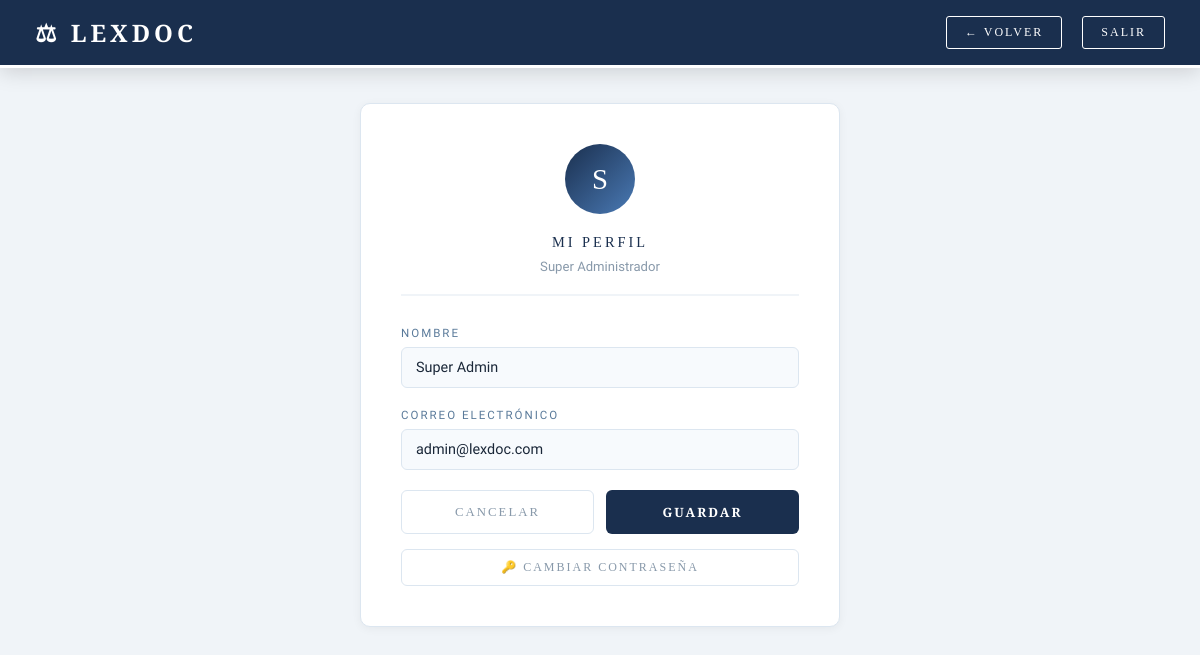
The app's page /superadmin/perfil (signed in), older data.
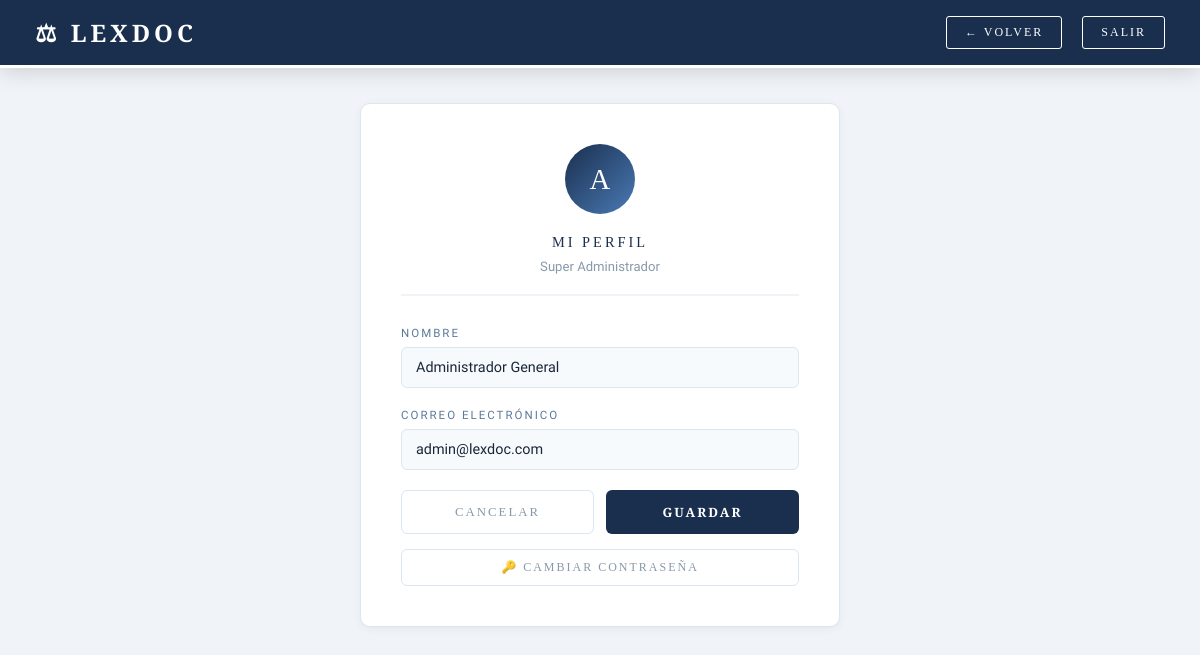
The same page, newer data.
### tables this page shows
CREATE TABLE usuarios (
        id INTEGER PRIMARY KEY AUTOINCREMENT,
        nombre TEXT NOT NULL,
        email TEXT UNIQUE NOT NULL,
        password TEXT NOT NULL,
        rol TEXT NOT NULL
    );

### app.py (the view, shortened to what this page needs)
@app.route('/superadmin/perfil', methods=['GET', 'POST'])
@login_requerido(['superadmin'])
def superadmin_perfil():
    conn = get_db()
    admin = conn.execute(
        "SELECT * FROM usuarios WHERE id = ?",
        (session['usuario_id'],)
    ).fetchone()
    conn.close()
    return render_template('superadmin/perfil.html',
                         admin=admin,
                         nombre=session['usuario_nombre'])

### app.py (called while the page is built)
def get_db():
    conn = sqlite3.connect('lexdoc.db')
    conn.row_factory = sqlite3.Row
    return conn

def login_requerido(roles_permitidos):
    def decorador(f):
        from functools import wraps
        @wraps(f)
        def wrapper(*args, **kwargs):
            if 'usuario_id' not in session:
                return redirect(url_for('login'))
            if session.get('rol') not in roles_permitidos:
                flash('No tienes permiso para acceder aquí', 'error')
                return redirect(url_for('dashboard'))
            return f(*args, **kwargs)
        return wrapper
    return decorador

### templates/superadmin/perfil.html (shortened to what this page needs)
<!DOCTYPE html>
<html lang="es">
<head>
</head>
<body>
    <nav class="navbar">
        <h1>⚖ LEXDOC</h1>
        <div class="navbar-right">
            <a href="/superadmin" class="btn-back">← VOLVER</a>
            <a href="/logout" class="btn-logout">SALIR</a>
        </div>
    </nav>
    <div class="content">
        <div class="form-card">
            <div class="avatar">{{ admin['nombre'][0] }}</div>
            <p class="form-title">MI PERFIL</p>
            <p class="form-subtitle">Super Administrador</p>
            <form method="POST">
                <div class="form-group">
                    <label>Nombre</label>
                    <input type="text" name="nombre"
                           value="{{ admin['nombre'] }}" required>
                </div>
                <div class="form-group">
                    <label>Correo Electrónico</label>
                    <input type="email" name="email"
                           value="{{ admin['email'] }}" required>
                </div>
                <div class="btn-group">
                    <a href="/superadmin" class="btn-cancelar">CANCELAR</a>
                    <button type="submit" class="btn-guardar">GUARDAR</button>
                </div>
            </form>
            <a href="/superadmin/cambiar_password" class="btn-password">
                🔑 CAMBIAR CONTRASEÑA
            </a>
        </div>
    </div>
</body>
</html>

### templates/superadmin/perfil.html (style rules this page uses)
* { margin: 0; padding: 0; box-sizing: border-box; }
body { font-family: 'Raleway', sans-serif; background: #f0f4f8; color: #1a2738; min-height: 100vh; }
.navbar { background: #1a2f4e; border-bottom: 3px solid #ffffff; padding: 16px 35px; display: flex; justify-content: space-between; align-items: center; box-shadow: 0 4px 20px rgba(0,0,0,0.15); position: sticky; top: 0; z-index: 100; }
.navbar h1 { font-family: 'Cinzel', serif; color: #ffffff; font-size: 1.5rem; letter-spacing: 4px; }
.navbar-right { display: flex; align-items: center; gap: 20px; }
.btn-back { background: transparent; border: 1px solid #ffffff; color: #ffffff; padding: 8px 18px; border-radius: 3px; font-size: 0.75rem; letter-spacing: 2px; text-decoration: none; transition: all 0.25s; font-family: 'Cinzel', serif; }
.btn-logout { background: transparent; border: 1px solid #ffffff; color: #ffffff; padding: 8px 18px; border-radius: 3px; font-size: 0.75rem; letter-spacing: 2px; text-decoration: none; transition: all 0.25s; font-family: 'Cinzel', serif; }
.content { padding: 35px; display: flex; justify-content: center; }
.form-card { background: #ffffff; border: 1px solid #dce6f0; border-radius: 10px; padding: 40px; box-shadow: 0 2px 10px rgba(0,0,0,0.05); width: 100%; max-width: 480px; }
.avatar { width: 70px; height: 70px; background: linear-gradient(135deg, #1a2f4e, #4a7ab5); border-radius: 50%; display: flex; align-items: center; justify-content: center; color: #ffffff; font-family: 'Cinzel', serif; font-size: 1.8rem; margin: 0 auto 20px; }
.form-title { font-family: 'Cinzel', serif; color: #1a2f4e; font-size: 0.9rem; letter-spacing: 3px; margin-bottom: 8px; text-align: center; }
.form-subtitle { color: #8899aa; font-size: 0.82rem; margin-bottom: 30px; padding-bottom: 20px; border-bottom: 2px solid #f0f4f8; text-align: center; }
.form-group { margin-bottom: 20px; }
label { display: block; color: #5a7a9a; font-size: 0.72rem; letter-spacing: 2px; margin-bottom: 7px; text-transform: uppercase; }
input { width: 100%; padding: 11px 14px; background: #f7fafd; border: 1px solid #dce6f0; border-radius: 6px; color: #1a2738; font-size: 0.9rem; font-family: 'Raleway', sans-serif; transition: border-color 0.3s; }
.btn-group { display: grid; grid-template-columns: 1fr 1fr; gap: 12px; margin-top: 10px; }
.btn-guardar { padding: 13px; background: #1a2f4e; color: #ffffff; border: none; border-radius: 6px; font-size: 0.8rem; font-weight: 600; letter-spacing: 2px; cursor: pointer; transition: all 0.3s; font-family: 'Cinzel', serif; }
.btn-cancelar { padding: 13px; background: transparent; color: #8899aa; border: 1px solid #dce6f0; border-radius: 6px; font-size: 0.8rem; letter-spacing: 2px; cursor: pointer; text-decoration: none; text-align: center; transition: all 0.3s; font-family: 'Cinzel', serif; display: flex; align-items: center; justify-content: center; }
.btn-password { display: block; text-align: center; margin-top: 15px; padding: 10px; background: transparent; color: #8899aa; border: 1px solid #dce6f0; border-radius: 6px; font-size: 0.75rem; letter-spacing: 2px; text-decoration: none; transition: all 0.3s; font-family: 'Cinzel', serif; }

Row changes from the older to the newer data that the page shows:
changed usuarios "admin@lexdoc.com": nombre "S" → "A"; nombre "Super Admin" → "Administrador General"
